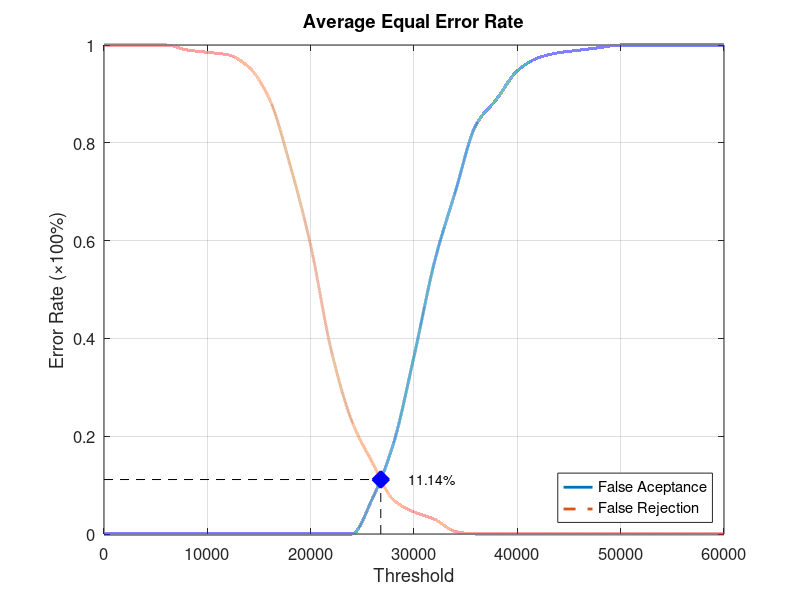
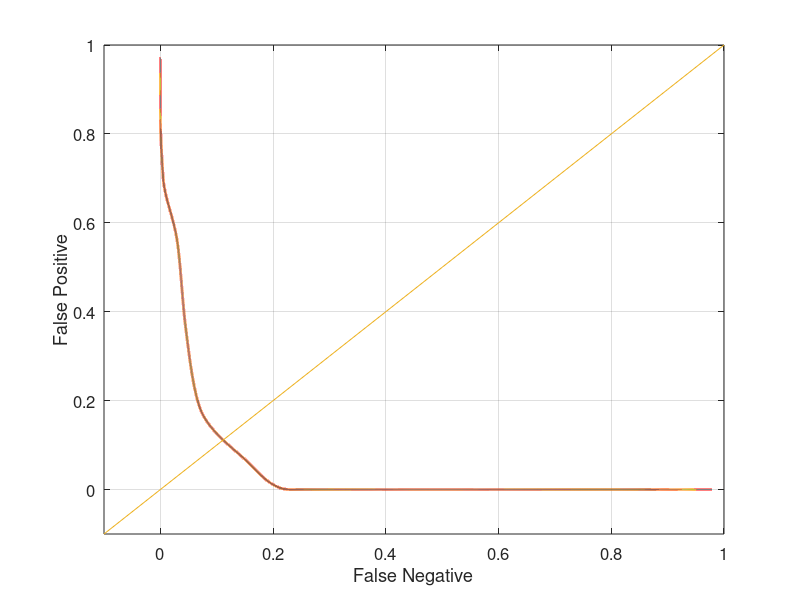

Write MATLAB code to recreate these figures, in order.
function yEER = Database2_2
close all;
clear;
clc;
x = 0:2000:60000;
xq = 0:0.5:60000;

y0 = [0 0 0 0 0 0 0 0 0 0 0 0 0 0.0736842 0.184211 0.363158 0.557895 0.7 0.836842 0.889474 0.947368 0.973684 0.984211 0.989474 0.994737 1 1 1 1 1 1];
yy0 = interp1(x, y0, xq, 'pchip');
y1 = [1 1 1 1 0.99 0.985 0.98 0.955 0.89 0.755 0.59 0.375 0.23 0.145 0.07 0.045 0.03 0.005 0 0 0 0 0 0 0 0 0 0 0 0 0];
yy1 = interp1(x, y1, xq, 'pchip');

% Calculating EER: 
y2 = abs(y0 - y1);
find(y2 == min(y2))
yy2 = abs(yy0 - yy1);
xEER = find(yy2 == min(yy2));
xEERIndex = xq(xEER) % X-axis EER
yEER = yy0(xEER) % Y-axis EER

main = figure
plot(xq, yy0,'-','LineWidth', 2);	hold on
plot(xq, yy1,'--','LineWidth', 2);	hold on
plot([xEERIndex xEERIndex], [0 yEER], 'k--');	hold on
plot([0 xEERIndex], [yEER yEER], 'k--');	hold on
plot(xEERIndex, yEER, 'bx', 'LineWidth', 10);	hold on
text(xEERIndex + 10 * xEERIndex / 100, yEER, [num2str(round((10000 * yEER)) / 100) '%'])
legend('False Aceptance', 'False Rejection', 'Location', 'SouthEast')
xlabel('Threshold')
ylabel('Error Rate (\times100%)')
title('Average Equal Error Rate')
set(gca, 'FontSize', 12)
axis([0 60000 0 1])
grid on

print(main, 'Database2_2Main', '-dpng');
FNRxFPR = figure('Color', [1 1 1]);
plot(yy1, yy0, '-', yy1, yy0, 'LineWidth', 2);
hold on
y = -0.1:0.1:1
plot(y, y); 
set(gca, 'FontSize', 12)
xlabel('False Negative')
ylabel('False Positive')
axis([-0.1 1 -0.1 1])
set(gca, 'FontSize', 12)
grid on

print(FNRxFPR, 'Database2_2FNRxFPR','-dpng');
end
